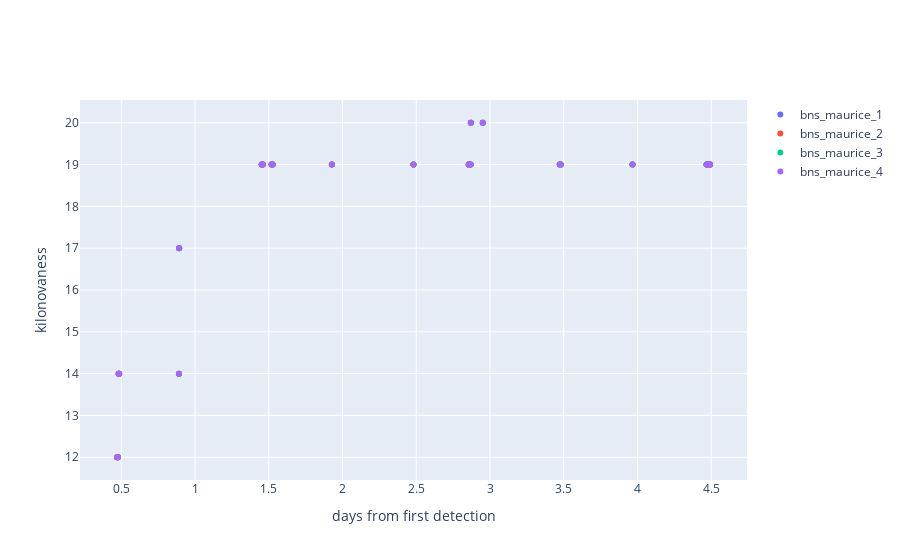

Notebook cell for this chart:
### Code cell
fig = go.Figure()

for key in pos_df_dict.keys():
    fig.add_trace(go.Scatter(x=pos_df_dict[key]["latest_det"] - trigger_time, y = pos_df_dict[key]["kilonovaness"], name=key, mode="markers"))

fig.update_layout({"xaxis_title": "days from first detection",
                   "yaxis_title": "kilonovaness"})
fig.show()

### Figure 1 — Plotly figure (JSON) as saved in the notebook; plotly's stock layout.template omitted (floating-point values rounded to 4 significant figures)
{"data": [{"mode": "markers", "name": "bns_maurice_1", "type": "scatter", "x": [0.4715, 0.4772, 0.4821, 0.4856, 0.8907, 0.8921, 1.452, 1.453, 1.459, 1.519, 1.526, 1.928, 2.481, 2.855, 2.857, 2.869, 2.87, 2.951, 3.473, 3.479, 3.966, 4.468, 4.476, 4.491, 4.491], "y": [12, 12, 14, 14, 14, 17, 19, 19, 19, 19, 19, 19, 19, 19, 19, 19, 20, 20, 19, 19, 19, 19, 19, 19, 19]}, {"mode": "markers", "name": "bns_maurice_2", "type": "scatter", "x": [0.4715, 0.4772, 0.4821, 0.4856, 0.8907, 0.8921, 1.452, 1.453, 1.459, 1.519, 1.526, 1.928, 2.481, 2.855, 2.857, 2.869, 2.87, 2.951, 3.473, 3.479, 3.966, 4.468, 4.476, 4.491, 4.491], "y": [12, 12, 14, 14, 14, 17, 19, 19, 19, 19, 19, 19, 19, 19, 19, 19, 20, 20, 19, 19, 19, 19, 19, 19, 19]}, {"mode": "markers", "name": "bns_maurice_3", "type": "scatter", "x": [0.4715, 0.4772, 0.4821, 0.4856, 0.8907, 0.8921, 1.452, 1.453, 1.459, 1.519, 1.526, 1.928, 2.481, 2.855, 2.857, 2.869, 2.87, 2.951, 3.473, 3.479, 3.966, 4.468, 4.476, 4.491, 4.491], "y": [12, 12, 14, 14, 14, 17, 19, 19, 19, 19, 19, 19, 19, 19, 19, 19, 20, 20, 19, 19, 19, 19, 19, 19, 19]}, {"mode": "markers", "name": "bns_maurice_4", "type": "scatter", "x": [0.4715, 0.4772, 0.4821, 0.4856, 0.8907, 0.8921, 1.452, 1.453, 1.459, 1.519, 1.526, 1.928, 2.481, 2.855, 2.857, 2.869, 2.87, 2.951, 3.473, 3.479, 3.966, 4.468, 4.476, 4.491, 4.491], "y": [12, 12, 14, 14, 14, 17, 19, 19, 19, 19, 19, 19, 19, 19, 19, 19, 20, 20, 19, 19, 19, 19, 19, 19, 19]}], "layout": {"xaxis": {"title": {"text": "days from first detection"}}, "yaxis": {"title": {"text": "kilonovaness"}}}}
